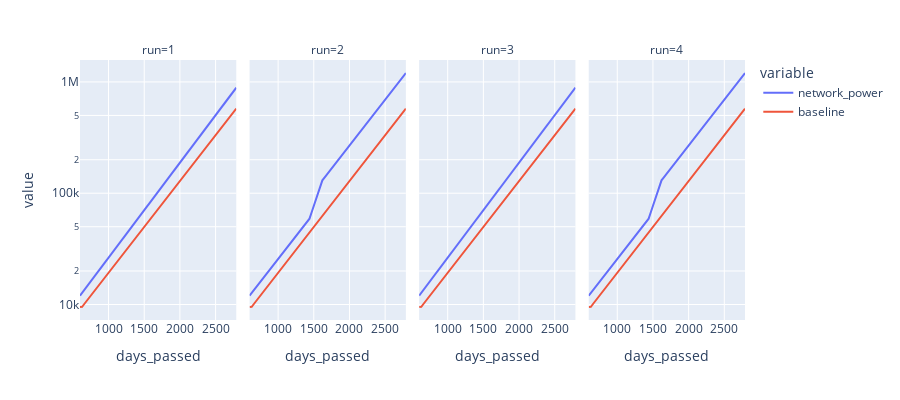

Notebook code for this chart:
### Code cell
fig_df = df.reset_index()

fig = px.line(fig_df,
              x='days_passed',
              y=['network_power', 'baseline'],
              facet_col='run',
              log_y=True,
              height=400)
fig.show()
